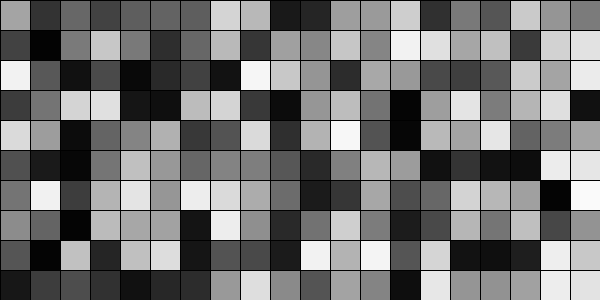
Frame 1 (no input)
Frame 60 (the mouse pressed at the canvas centre just before this capture): identical to frame 1, image omitted
Frame 120 (the mouse held since frame 60 and released just before this capture): identical to frame 1, image omitted

The Processing sketch that drew this single still picture (run headless with seeded random() and noise(); from frame 60 on, the mouse is pressed at the canvas centre):

// Processing sketch: double_loop_functionality
// ── double_loop_functionality.pde
int stepX = 30;
int stepY = 30;

void setup() {
  size(600, 300);
  for (int x = 0; x < width; x += 30) {
    for (int y = 0; y < height; y += 30) {
      fill(random(255));
      rect(x, y, 600, 300);
    }
  }
}

void draw() {
}

void mousePressed()
{
  fill(random(255), random(255), random(255));
  int rectX=(mouseX/stepX)*stepX;
  int rectY =(mouseY/stepY)*stepY;
  rect(rectX, rectY, stepX, stepY);
}
